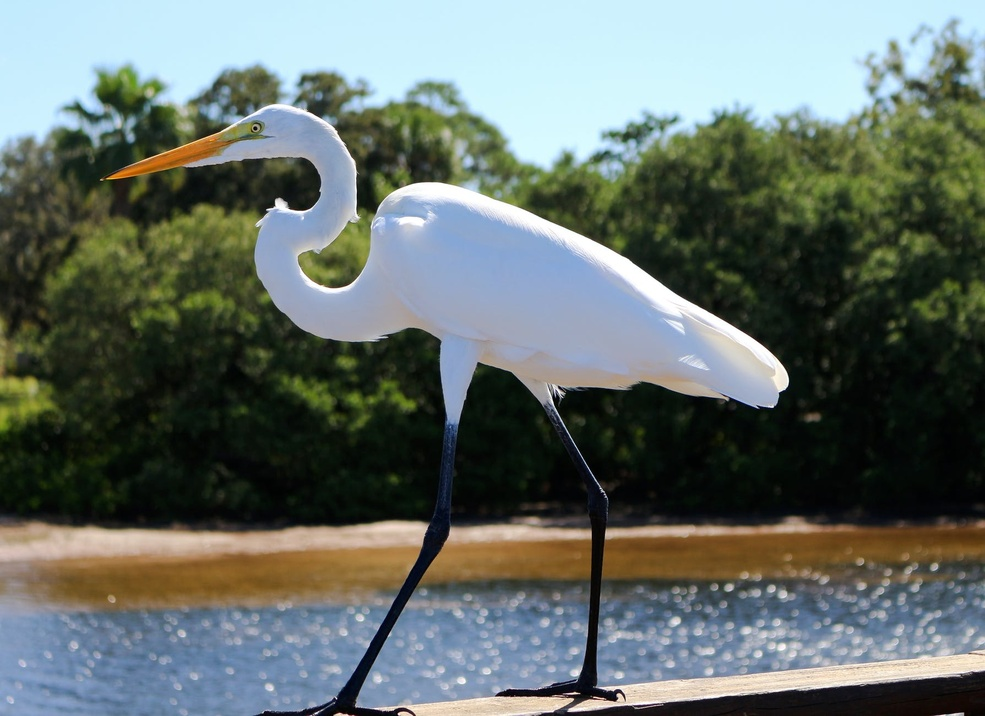
#> input picture imagenes/GARZA-0120.jpeg, 985 x 716 px, shrunk from 1789 x 1300 before the run
$ python p10-lineas-bordes-0777.py
#> lines starting #> are read from the running program, lines starting #| are printed output that depends on the picture; after the words box and inside, x2 and y2 are one past the last pixel; in counts of white or black regions, pixels touching at a corner belong together
import cv2
import numpy as np
import os

# Nombre del alumno
# Nicole Robles - NC: 0120

# Cargar imagen desde tu subcarpeta 'imagenes'
directorio_script = os.path.dirname(os.path.abspath(__file__))
ruta_imagen = os.path.join(directorio_script, 'imagenes', 'GARZA-0120.jpeg')

imagen = cv2.imread(ruta_imagen)
#> imagen is the input picture: shape (716, 985, 3); mean B, G, R 105.3, 110.4, 100.5

# Detectar bordes con Canny
gris = cv2.cvtColor(imagen, cv2.COLOR_BGR2GRAY)
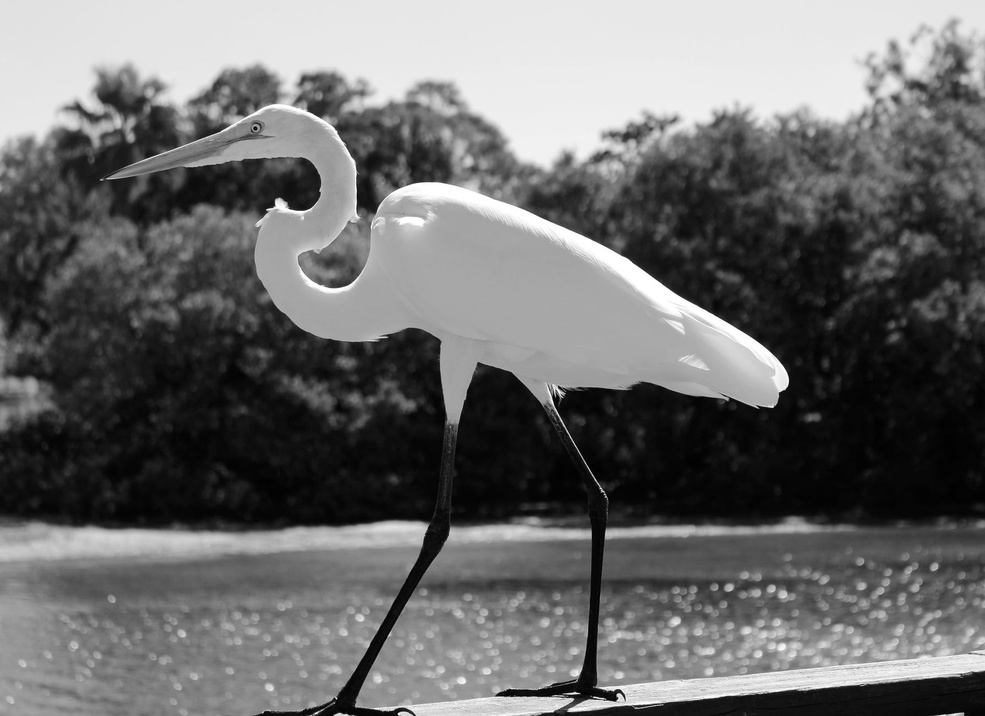
#> gris: shape (716, 985); min 0, max 255, mean 106.9
bordes = cv2.Canny(gris, 50, 150)
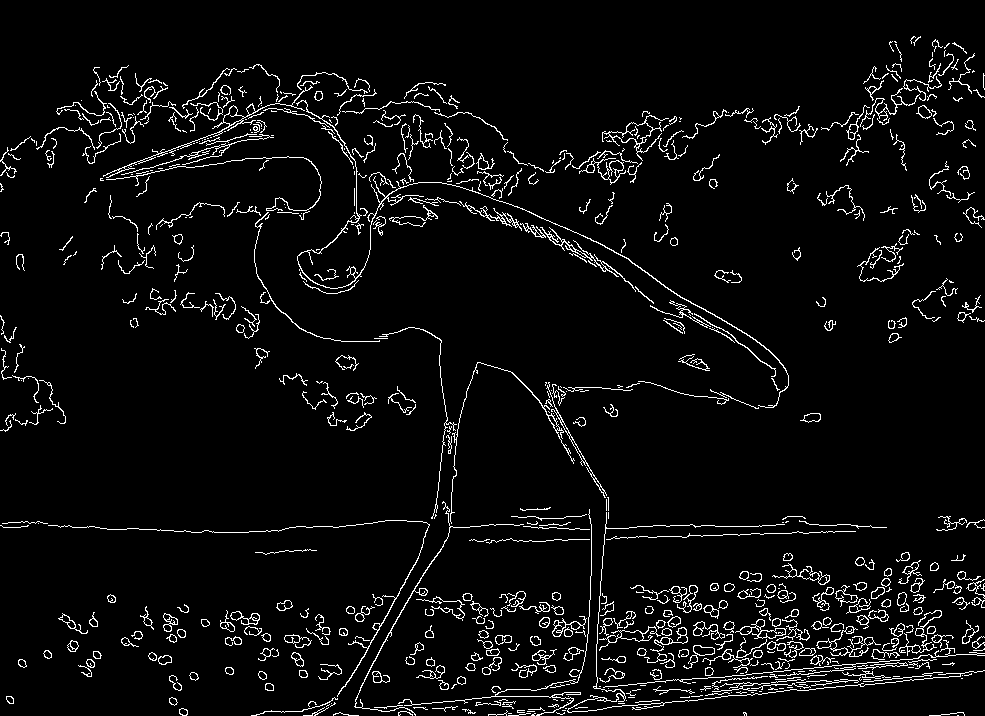
#> bordes: shape (716, 985); 4.8% white in thin lines or dots

# Aplicar la Transformada de Hough (Idéntico al del enlace)
lineas = cv2.HoughLines(bordes, 1, np.pi/180, 200)
#> lineas = [[757, 1.48], [736, 1.48]]

# Dibujar las líneas
if lineas is not None:
    for linea in lineas:
        rho, theta = linea[0]
        a = np.cos(theta)
        b = np.sin(theta)
        x0 = a * rho
        y0 = b * rho
        x1 = int(x0 + 1000 * (-b))
        y1 = int(y0 + 1000 * (a))
        x2 = int(x0 - 1000 * (-b))
        y2 = int(y0 - 1000 * (a))
        cv2.line(imagen, (x1, y1), (x2, y2), (0, 0, 255), 2)
#> this loop made 2 passes
#> (rho, theta, a, b, x0, y0, x1, y1) on passes 1 to 2: (757, 1.48, 0.0872, 0.996, 65.98, 754.1, -930, 841), (736, 1.48, 0.0872, 0.996, 64.15, 733.2, -932, 820)
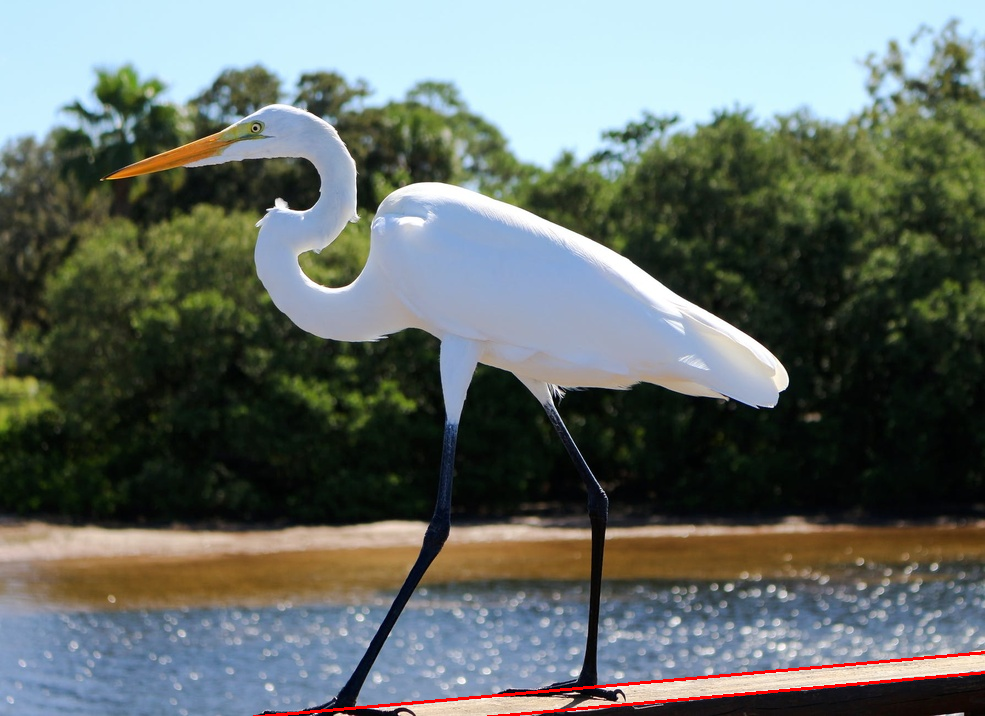
#> imagen: shape (716, 985, 3); 0.51% of pixels changed, all inside (x1, y1, x2, y2) = (253, 651, 985, 716)

# Mostrar resultado
cv2.imshow('Lineas Detectadas', imagen)
cv2.waitKey(0)
cv2.destroyAllWindows()
print("Nicole Robles NC 0120")


# Nicole Robles - NC: 0120
# Ejemplo 1 + Experimentación (HoughLinesP con ajuste de Canny)

import cv2
import numpy as np
import os

# Ejemplo 1 + Experimentación (HoughLinesP con ajuste de Canny)

# 1. Ruta a la imagen dentro de la subcarpeta 'imagenes'
directorio_script = os.path.dirname(os.path.abspath(__file__))
ruta_imagen = os.path.join(directorio_script, 'imagenes', 'GARZA-0120.jpeg')

imagen = cv2.imread(ruta_imagen)

if imagen is None:
    print("Error: No se encontró la imagen en la carpeta 'imagenes'.")
else:
    gris = cv2.cvtColor(imagen, cv2.COLOR_BGR2GRAY)

    # EXPERIMENTO 1: Ajuste de umbrales de Canny para filtrar ruido
    bordes = cv2.Canny(gris, 100, 200)
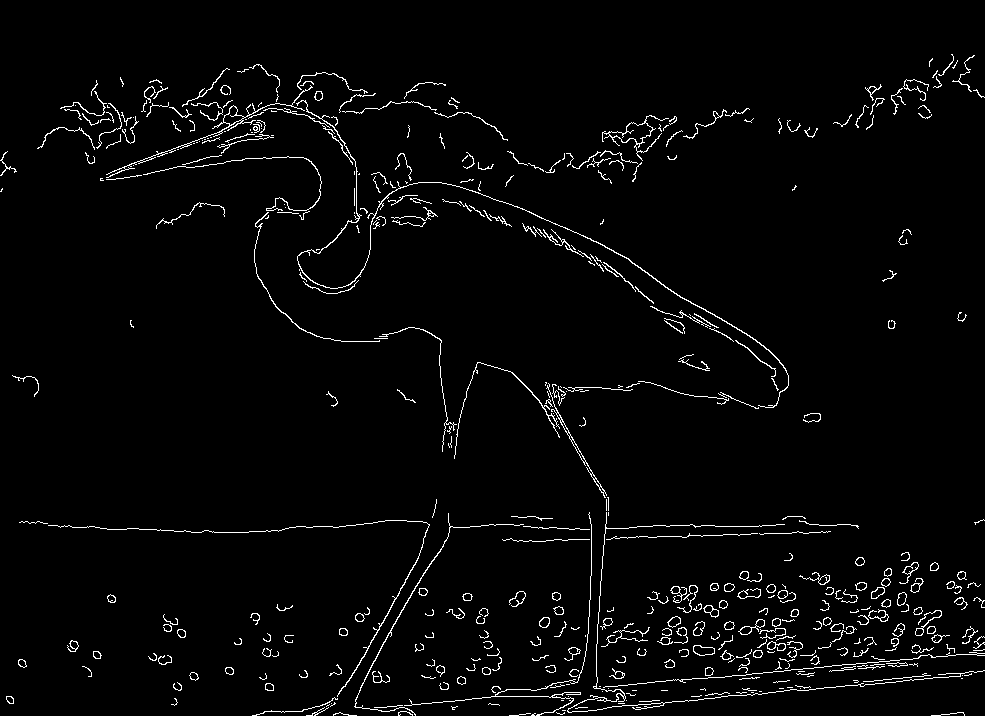
#> bordes: shape (716, 985); 2.7% white in thin lines or dots

    # EXPERIMENTO 2: Transformada de Hough Probabilística (HoughLinesP)
    lineas = cv2.HoughLinesP(bordes, 1, np.pi/180, threshold=50, minLineLength=50, maxLineGap=10)
#> lineas = 47 rows, first 6: [607, 707, 783, 691], [752, 673, 918, 658], [421, 703, 506, 696], [596, 654, 605, 524], [611, 538, 668, 536], [367, 673, 415, 586]

    # Dibujar segmentos detectados
    if lineas is not None:
        for linea in lineas:
            # Corrección aquí: se aplana el arreglo para extraer x1, y1, x2, y2 directamente
            x1, y1, x2, y2 = linea.ravel()
            cv2.line(imagen, (int(x1), int(y1)), (int(x2), int(y2)), (0, 255, 0), 2)
#> this loop made 47 passes
#> (x1, y1, x2, y2) on passes 1 to 12: (607, 707, 783, 691), (752, 673, 918, 658), (421, 703, 506, 696), (596, 654, 605, 524), (611, 538, 668, 536), (367, 673, 415, 586), (866, 667, 917, 663), (548, 395, 587, 465), (668, 289, 746, 333), (548, 399, 591, 476), (681, 310, 750, 350), (854, 682, 982, 671)
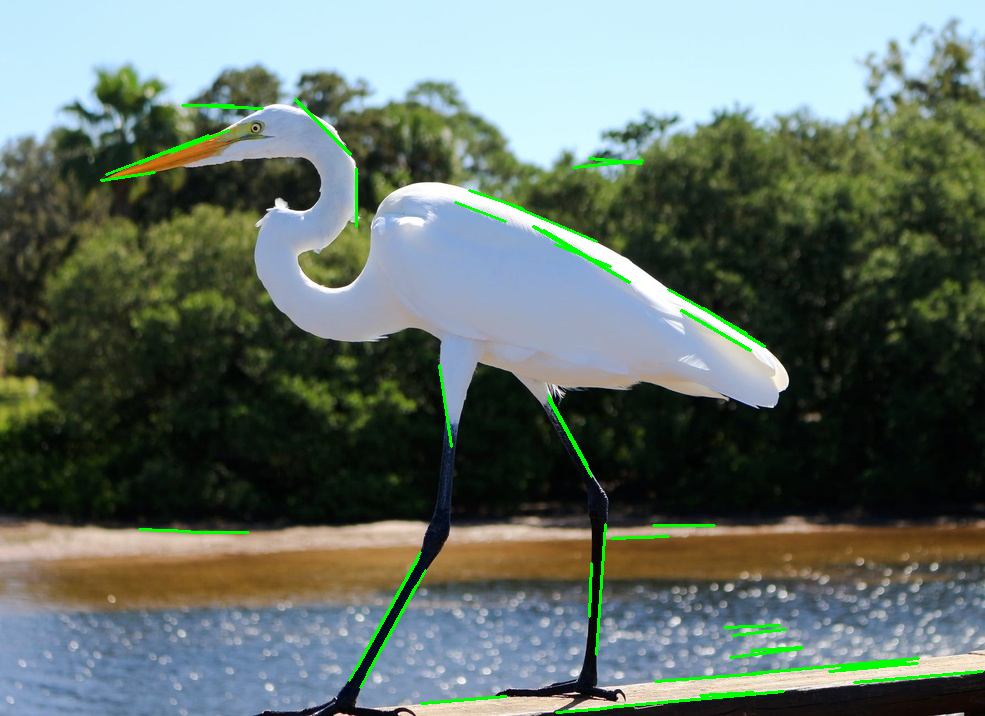
#> imagen: shape (716, 985, 3); 1.36% of pixels changed, all inside (x1, y1, x2, y2) = (100, 98, 984, 714)

    # Mostrar ventanas
    cv2.imshow('Bordes Filtrados - Canny', bordes)
    cv2.imshow('Experimento - HoughLinesP (Segmentos)', imagen)
    cv2.waitKey(0)
    cv2.destroyAllWindows()
    print("Nicole Robles NC 0120 - Practica y Experimento completados")
